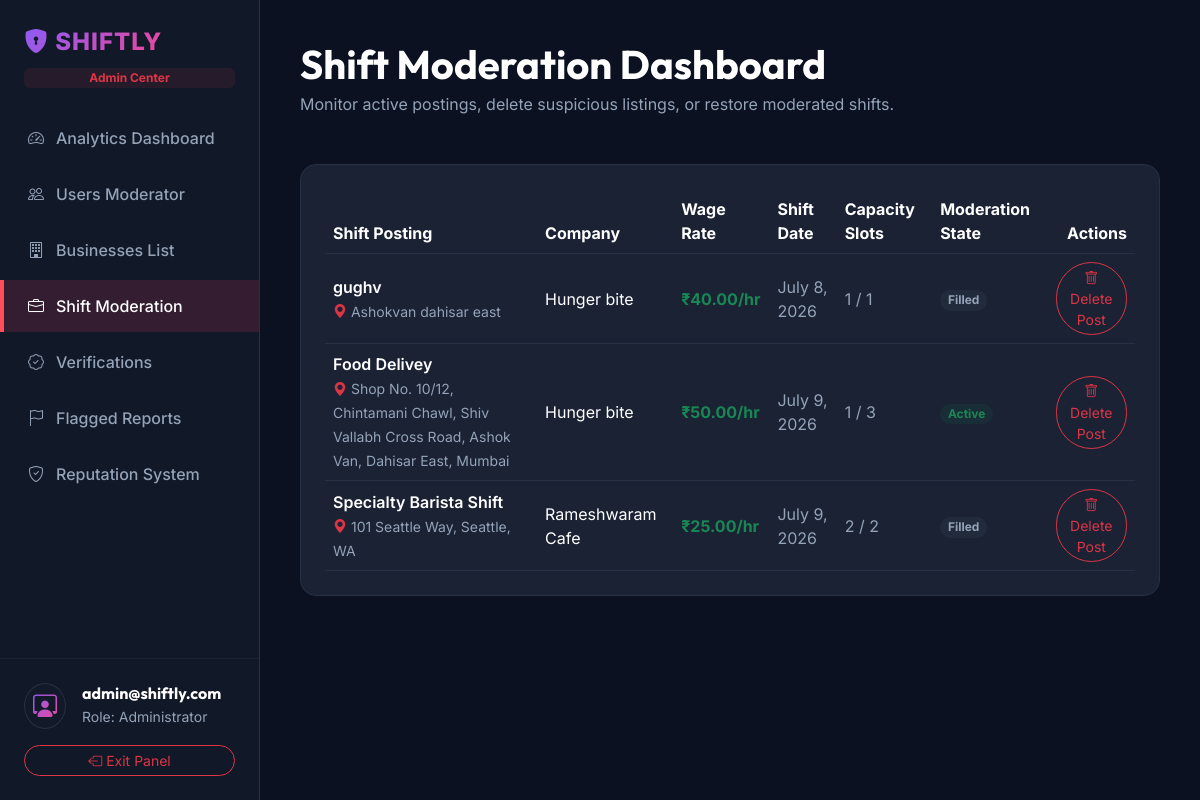
The page /api/v1/adminpanel/jobs/ (signed in) on the database as committed earlier.
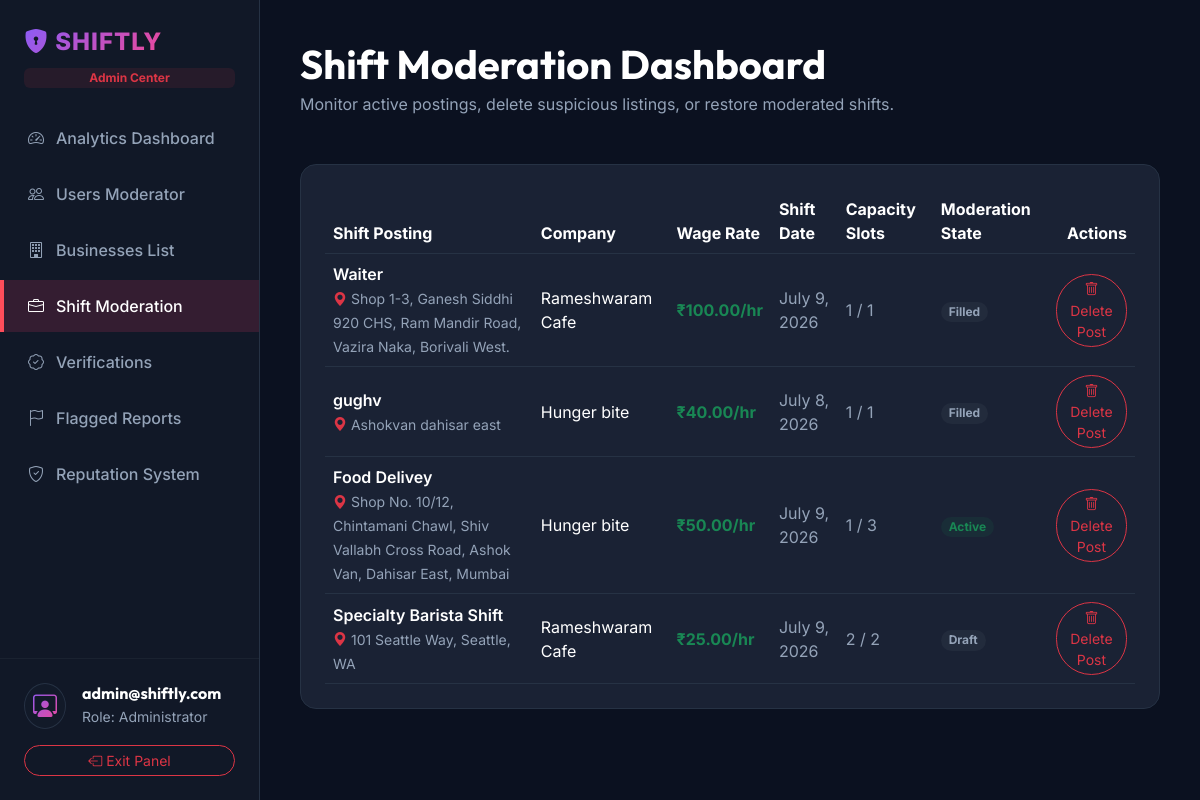
The same page on the database as committed later.
### accounts/models.py (models this page shows, shortened)
class User(AbstractUser):
    class Role(models.TextChoices):
        STUDENT = 'student', _('Student')
        BUSINESS = 'business', _('Business Owner')
        ADMIN = 'admin', _('Admin')
    class AccountStatus(models.TextChoices):
        PENDING = 'pending', _('Pending Approval')
        APPROVED = 'approved', _('Approved')
        REJECTED = 'rejected', _('Rejected')
        SUSPENDED = 'suspended', _('Suspended')
    username = None
    email = models.EmailField(_('email address'), unique=True)
    role = models.CharField(max_length=20, choices=Role.choices, default=Role.STUDENT)
    status = models.CharField(max_length=20, choices=AccountStatus.choices, default=AccountStatus.APPROVED)
    uuid = models.UUIDField(default=uuid.uuid4, editable=False, unique=True)
    is_active = models.BooleanField(default=True)
    is_verified = models.BooleanField(default=True)
    approved_by = models.ForeignKey('self', null=True, blank=True, on_delete=models.SET_NULL, related_name='approved_users')
    approved_at = models.DateTimeField(null=True, blank=True)
    created_at = models.DateTimeField(auto_now_add=True)
    updated_at = models.DateTimeField(auto_now=True)
    mfa_secret = models.CharField(max_length=255, blank=True, null=True)
    USERNAME_FIELD = 'email'
    REQUIRED_FIELDS = []
    objects = CustomUserManager()

### jobs/models.py (models this page shows, shortened)
class JobPosting(models.Model):
    class WorkType(models.TextChoices):
        REMOTE = 'remote', 'Remote'
        HYBRID = 'hybrid', 'Hybrid'
        ONSITE = 'onsite', 'Onsite'
    class RateType(models.TextChoices):
        HOURLY = 'hourly', 'Hourly'
        FIXED = 'fixed', 'Fixed'
    class JobStatus(models.TextChoices):
        DRAFT = 'draft', 'Draft'
        ACTIVE = 'active', 'Active'
        FILLED = 'filled', 'Filled'
        ARCHIVED = 'archived', 'Archived'
        CANCELLED = 'cancelled', 'Cancelled'
    class JobCategory(models.TextChoices):
        CAFE_RESTAURANT = 'cafe_restaurant', '☕ Cafe / Restaurant'
        RETAIL_SHOP = 'retail_shop', '🛍 Retail Shop'
        OFFICE_ASSISTANT = 'office_assistant', '🏢 Office Assistant'
        EVENT_STAFFING = 'event_staffing', '🎪 Event Staffing'
        DELIVERY_PARTNER = 'delivery_partner', '🚚 Delivery Partner'
        VIDEO_EDITOR = 'video_editor', '🎥 Video Editor'
        GRAPHIC_DESIGNER = 'graphic_designer', '🎨 Graphic Designer'
        SOFTWARE_DEVELOPER = 'software_developer', '💻 Software Developer'
    class JobMode(models.TextChoices):
        ONSITE = 'onsite', 'On-site'
        REMOTE = 'remote', 'Remote'
    uuid = models.UUIDField(default=uuid.uuid4, editable=False, unique=True)
    business = models.ForeignKey(BusinessProfile, on_delete=models.RESTRICT, related_name='jobs')
    title = models.CharField(max_length=255)
    description = models.TextField()
    work_type = models.CharField(max_length=20, choices=WorkType.choices, default=WorkType.ONSITE)
    location_name = models.CharField(max_length=255)
    latitude = models.DecimalField(max_digits=10, decimal_places=8)
    longitude = models.DecimalField(max_digits=11, decimal_places=8)
    base_pay = models.DecimalField(max_digits=10, decimal_places=2)
    rate_type = models.CharField(max_length=20, choices=RateType.choices, default=RateType.HOURLY)
    start_date = models.DateField()
    end_date = models.DateField()
    shift_start_time = models.TimeField()
    shift_end_time = models.TimeField()
    slots_available = models.PositiveIntegerField(default=1)
    slots_filled = models.PositiveIntegerField(default=0)
    status = models.CharField(max_length=20, choices=JobStatus.choices, default=JobStatus.DRAFT)
    category = models.CharField(max_length=50, choices=JobCategory.choices, default=JobCategory.CAFE_RESTAURANT)
    job_mode = models.CharField(max_length=20, choices=JobMode.choices, default=JobMode.ONSITE)
    hiring_radius = models.DecimalField(max_digits=5, decimal_places=2, default=4.00, null=True, blank=True)
    is_urgent = models.BooleanField(default=False)
    created_at = models.DateTimeField(auto_now_add=True)
    updated_at = models.DateTimeField(auto_now=True)

### businesses/models.py (models this page shows, shortened)
class BusinessProfile(models.Model):
    class VerificationStatus(models.TextChoices):
        PENDING = 'pending', 'Pending'
        VERIFIED = 'verified', 'Verified'
        REJECTED = 'rejected', 'Rejected'
    user = models.OneToOneField(settings.AUTH_USER_MODEL, on_delete=models.CASCADE, related_name='business_profile')
    company_name = models.CharField(max_length=150)
    company_logo_url = models.URLField(max_length=255, blank=True, null=True)
    website_url = models.URLField(max_length=255, blank=True, null=True)
    description = models.TextField(blank=True, null=True)
    industry = models.CharField(max_length=100)
    business_registration_no = models.CharField(max_length=50, unique=True)
    tax_id = models.CharField(max_length=50, blank=True, null=True)
    verification_status = models.CharField(
        max_length=20,
        choices=VerificationStatus.choices,
        default=VerificationStatus.PENDING
    )
    reputation_score = models.DecimalField(max_digits=5, decimal_places=2, default=100.00)
    latitude = models.DecimalField(max_digits=10, decimal_places=8, null=True, blank=True)
    longitude = models.DecimalField(max_digits=11, decimal_places=8, null=True, blank=True)
    created_at = models.DateTimeField(auto_now_add=True)
    updated_at = models.DateTimeField(auto_now=True)

### adminpanel/views.py (the view)
# urls.py: path('jobs/', AdminJobsView.as_view(), name='admin_jobs'),
class AdminJobsView(AdminRequiredMixin, ListView):
    template_name = 'adminpanel/jobs.html'
    context_object_name = 'jobs'
    paginate_by = 25
    def get_queryset(self):
        return JobPosting.objects.select_related('business').order_by('-created_at')

### templates/adminpanel/jobs.html (shortened to what this page needs)
{% extends 'adminpanel/base.html' %}
{% block content %}
<div class="container-fluid p-0">
    <div class="mb-5">
        <h1 class="text-white mb-1">Shift Moderation Dashboard</h1>
        <p class="text-muted mb-0">Monitor active postings, delete suspicious listings, or restore moderated shifts.</p>
    </div>
    <div class="dash-card p-4">
        {% if jobs %}
            <div class="table-responsive">
                <table class="table table-dark table-hover align-middle mb-0" style="--bs-table-bg: transparent; --bs-table-border-color: var(--dark-border);">
                    <thead>
                        <tr class="text-muted">
                            <th>Shift Posting</th>
                            <th>Company</th>
                            <th>Wage Rate</th>
                            <th>Shift Date</th>
                            <th>Capacity Slots</th>
                            <th>Moderation State</th>
                            <th class="text-end">Actions</th>
                        </tr>
                    </thead>
                    <tbody>
                        {% for job in jobs %}
                            <tr id="job-row-{{ job.id }}">
                                <td>
                                    <div class="fw-semibold text-white">{{ job.title }}</div>
                                    <small class="text-muted"><i class="bi bi-geo-alt-fill text-danger text-xs"></i> {{ job.location_name }}</small>
                                </td>
                                <td class="text-white">{{ job.business.company_name }}</td>
                                <td><span class="text-success fw-bold">₹{{ job.base_pay }}/hr</span></td>
                                <td class="text-muted">{{ job.start_date }}</td>
                                <td class="text-muted">{{ job.slots_filled }} / {{ job.slots_available }}</td>
                                <td id="job-status-{{ job.id }}">
                                    <span class="badge
                                        {% if job.status == 'active' %}bg-success
                                        {% elif job.status == 'deleted' %}bg-danger
                                        {% else %}bg-secondary{% endif %}
                                        bg-opacity-10
                                        text-{% if job.status == 'active' %}success{% elif job.status == 'deleted' %}danger{% else %}secondary{% endif %}
                                        px-2.5 py-1.5 rounded-pill">
                                        {{ job.status|capfirst }}
                                    </span>
                                </td>
                                <td class="text-end" id="job-actions-{{ job.id }}">
                                    {% if job.status != 'deleted' %}
                                        <button class="btn btn-sm btn-outline-danger rounded-pill moderate-btn" data-id="{{ job.id }}" data-action="delete">
                                            <i class="bi bi-trash"></i> Delete Post
                                        </button>
                                    {% else %}
                                        <button class="btn btn-sm btn-outline-success rounded-pill moderate-btn" data-id="{{ job.id }}" data-action="restore">
                                            <i class="bi bi-arrow-counterclockwise"></i> Restore
                                        </button>
                                    {% endif %}
                                </td>
                            </tr>
                        {% endfor %}
                    </tbody>
                </table>
            </div>
        {% else %}
            <div class="text-center py-5">
                <i class="bi bi-briefcase text-muted display-4"></i>
                <h5 class="text-white mt-3">No shifts listed</h5>
                <p class="text-muted small mb-0">Employer shift job postings will populate here.</p>
            </div>
        {% endif %}
    </div>
</div>
{% endblock %}

### templates/adminpanel/base.html (shortened to what this page needs)
<!DOCTYPE html>
<html lang="en" data-bs-theme="dark">
<head>
    <link href="https://cdn.jsdelivr.net/npm/bootstrap@5.3.3/dist/css/bootstrap.min.css" rel="stylesheet">
    <link rel="stylesheet" href="https://cdn.jsdelivr.net/npm/bootstrap-icons@1.11.3/font/bootstrap-icons.min.css">
    <link rel="stylesheet" href="/assets/css/main.css">
</head>
<body>
    <aside class="sidebar d-flex flex-column justify-content-between py-4">
        <div>
            <div class="px-4 mb-4">
                <a href="{% url 'admin_dashboard' %}" class="navbar-brand text-gradient-admin fs-4 fw-extrabold"><i class="bi bi-shield-lock-fill"></i> SHIFTLY</a>
                <span class="badge bg-danger bg-opacity-10 text-danger d-block mt-2 w-fit">Admin Center</span>
            </div>
            <nav class="d-flex flex-column gap-1">
                <a href="{% url 'admin_dashboard' %}" class="sidebar-link {% if request.resolver_match.url_name == 'admin_dashboard' %}active{% endif %}">
                    <i class="bi bi-speedometer2"></i> Analytics Dashboard
                </a>
                <a href="{% url 'admin_users' %}" class="sidebar-link {% if request.resolver_match.url_name == 'admin_users' %}active{% endif %}">
                    <i class="bi bi-people"></i> Users Moderator
                </a>
                <a href="{% url 'admin_businesses' %}" class="sidebar-link {% if request.resolver_match.url_name == 'admin_businesses' %}active{% endif %}">
                    <i class="bi bi-building"></i> Businesses List
                </a>
                <a href="{% url 'admin_jobs' %}" class="sidebar-link {% if request.resolver_match.url_name == 'admin_jobs' %}active{% endif %}">
                    <i class="bi bi-briefcase"></i> Shift Moderation
                </a>
                <a href="{% url 'admin_verifications' %}" class="sidebar-link {% if request.resolver_match.url_name == 'admin_verifications' %}active{% endif %}">
                    <i class="bi bi-patch-check"></i> Verifications
                </a>
                <a href="{% url 'admin_reports' %}" class="sidebar-link {% if request.resolver_match.url_name == 'admin_reports' %}active{% endif %}">
                    <i class="bi bi-flag"></i> Flagged Reports
                </a>
                <a href="{% url 'admin_reputation' %}" class="sidebar-link {% if request.resolver_match.url_name == 'admin_reputation' %}active{% endif %}">
                    <i class="bi bi-shield-check"></i> Reputation System
                </a>
            </nav>
        </div>
        <div class="px-4 border-top border-secondary border-opacity-10 pt-4">
            <div class="d-flex align-items-center gap-3 mb-3">
                <div class="bg-glass rounded-circle p-1">
                    <i class="bi bi-person-workspace text-gradient-admin fs-4 px-1"></i>
                </div>
                <div>
                    <h6 class="mb-0 text-white">{{ request.user.email|slice:":18" }}</h6>
                    <small class="text-muted">Role: Administrator</small>
                </div>
            </div>
            <a href="{% url 'logout_page' %}" class="btn btn-outline-danger btn-sm w-100 rounded-pill"><i class="bi bi-box-arrow-left"></i> Exit Panel</a>
        </div>
    </aside>
    <main class="main-content">
        {% block content %}{% endblock %}
    </main>
</body>
</html>

Rows that differ between the two databases and show on the page:
added JobPosting: title "Waiter", location_name "Shop 1-3, Ganesh Siddhi 920 CHS, Ram Mandir Road, Vazira Naka, Borivali West.", business.company_name "Rameshwaram Cafe", base_pay "100.00", start_date "July 9, 2026", slots_filled "1", slots_available "1", status "Filled"
changed JobPosting "Specialty Barista Shift": status "Filled" → "Draft"
